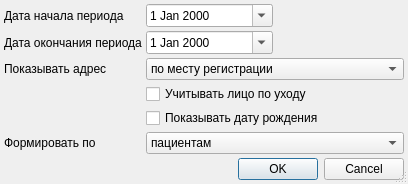
<?xml version="1.0" encoding="UTF-8"?>
<ui version="4.0">
 <class>ReportSanatoriumSetupDialog</class>
 <widget class="QDialog" name="ReportSanatoriumSetupDialog">
  <property name="windowModality">
   <enum>Qt::ApplicationModal</enum>
  </property>
  <property name="geometry">
   <rect>
    <x>0</x>
    <y>0</y>
    <width>408</width>
    <height>184</height>
   </rect>
  </property>
  <property name="windowTitle">
   <string>параметры отчёта</string>
  </property>
  <property name="sizeGripEnabled">
   <bool>true</bool>
  </property>
  <layout class="QGridLayout">
   <property name="margin">
    <number>4</number>
   </property>
   <property name="spacing">
    <number>4</number>
   </property>
   <item row="7" column="0" colspan="3">
    <widget class="QDialogButtonBox" name="buttonBox">
     <property name="orientation">
      <enum>Qt::Horizontal</enum>
     </property>
     <property name="standardButtons">
      <set>QDialogButtonBox::Cancel|QDialogButtonBox::Ok</set>
     </property>
    </widget>
   </item>
   <item row="0" column="0">
    <widget class="QLabel" name="lblBegDate">
     <property name="text">
      <string>Дата начала периода</string>
     </property>
     <property name="buddy">
      <cstring>edtBegDate</cstring>
     </property>
    </widget>
   </item>
   <item row="1" column="0">
    <widget class="QLabel" name="lblEndDate">
     <property name="text">
      <string>Дата окончания периода</string>
     </property>
     <property name="buddy">
      <cstring>edtEndDate</cstring>
     </property>
    </widget>
   </item>
   <item row="3" column="1" colspan="2">
    <widget class="QFrame" name="frmMKB">
     <property name="frameShape">
      <enum>QFrame::NoFrame</enum>
     </property>
     <property name="frameShadow">
      <enum>QFrame::Raised</enum>
     </property>
     <layout class="QGridLayout" name="_2">
      <property name="horizontalSpacing">
       <number>4</number>
      </property>
      <property name="verticalSpacing">
       <number>0</number>
      </property>
      <property name="margin">
       <number>0</number>
      </property>
      <item row="0" column="0">
       <widget class="QCheckBox" name="chkPatronage">
        <property name="enabled">
         <bool>true</bool>
        </property>
        <property name="text">
         <string>Учитывать лицо по уходу</string>
        </property>
        <property name="checked">
         <bool>false</bool>
        </property>
       </widget>
      </item>
     </layout>
    </widget>
   </item>
   <item row="0" column="1">
    <widget class="CDateEdit" name="edtBegDate">
     <property name="calendarPopup">
      <bool>true</bool>
     </property>
    </widget>
   </item>
   <item row="6" column="0">
    <spacer name="verticalSpacer">
     <property name="orientation">
      <enum>Qt::Vertical</enum>
     </property>
     <property name="sizeHint" stdset="0">
      <size>
       <width>20</width>
       <height>40</height>
      </size>
     </property>
    </spacer>
   </item>
   <item row="1" column="1">
    <widget class="CDateEdit" name="edtEndDate">
     <property name="calendarPopup">
      <bool>true</bool>
     </property>
    </widget>
   </item>
   <item row="2" column="0">
    <widget class="QLabel" name="lblShowAddress">
     <property name="text">
      <string>Показывать адрес</string>
     </property>
    </widget>
   </item>
   <item row="2" column="1" colspan="2">
    <widget class="QComboBox" name="cmbShowAddress">
     <item>
      <property name="text">
       <string>по месту регистрации</string>
      </property>
     </item>
     <item>
      <property name="text">
       <string>по месту жительства</string>
      </property>
     </item>
    </widget>
   </item>
   <item row="4" column="1" colspan="2">
    <widget class="QCheckBox" name="chkShowBirthDate">
     <property name="enabled">
      <bool>true</bool>
     </property>
     <property name="text">
      <string>Показывать дату рождения</string>
     </property>
     <property name="checked">
      <bool>false</bool>
     </property>
    </widget>
   </item>
   <item row="5" column="0">
    <widget class="QLabel" name="lblBuildBy">
     <property name="text">
      <string>Формировать по</string>
     </property>
    </widget>
   </item>
   <item row="5" column="1" colspan="2">
    <widget class="QComboBox" name="cmbBuildBy">
     <item>
      <property name="text">
       <string>пациентам</string>
      </property>
     </item>
     <item>
      <property name="text">
       <string>лицам по уходу</string>
      </property>
     </item>
    </widget>
   </item>
  </layout>
 </widget>
 <customwidgets>
  <customwidget>
   <class>CDateEdit</class>
   <extends>QDateEdit</extends>
   <header>library/DateEdit</header>
  </customwidget>
 </customwidgets>
 <tabstops>
  <tabstop>edtBegDate</tabstop>
  <tabstop>edtEndDate</tabstop>
  <tabstop>cmbShowAddress</tabstop>
  <tabstop>chkPatronage</tabstop>
  <tabstop>chkShowBirthDate</tabstop>
  <tabstop>cmbBuildBy</tabstop>
  <tabstop>buttonBox</tabstop>
 </tabstops>
 <resources/>
 <connections>
  <connection>
   <sender>buttonBox</sender>
   <signal>accepted()</signal>
   <receiver>ReportSanatoriumSetupDialog</receiver>
   <slot>accept()</slot>
   <hints>
    <hint type="sourcelabel">
     <x>121</x>
     <y>138</y>
    </hint>
    <hint type="destinationlabel">
     <x>102</x>
     <y>90</y>
    </hint>
   </hints>
  </connection>
  <connection>
   <sender>buttonBox</sender>
   <signal>rejected()</signal>
   <receiver>ReportSanatoriumSetupDialog</receiver>
   <slot>reject()</slot>
   <hints>
    <hint type="sourcelabel">
     <x>234</x>
     <y>138</y>
    </hint>
    <hint type="destinationlabel">
     <x>236</x>
     <y>76</y>
    </hint>
   </hints>
  </connection>
 </connections>
</ui>
